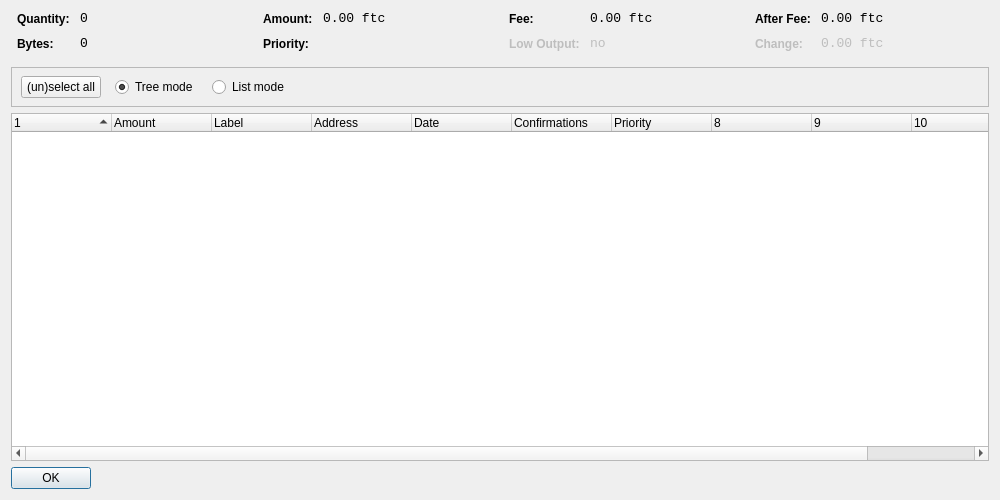
<?xml version="1.0" encoding="UTF-8"?>
<ui version="4.0">
 <class>CoinControlDialog</class>
 <widget class="QDialog" name="CoinControlDialog">
  <property name="geometry">
   <rect>
    <x>0</x>
    <y>0</y>
    <width>1000</width>
    <height>500</height>
   </rect>
  </property>
  <property name="windowTitle">
   <string>Coin Control</string>
  </property>
  <layout class="QVBoxLayout" name="verticalLayout">
   <item>
    <layout class="QHBoxLayout" name="horizontalLayoutTop" stretch="0,0,0,0">
     <property name="topMargin">
      <number>0</number>
     </property>
     <property name="bottomMargin">
      <number>10</number>
     </property>
     <item>
      <layout class="QFormLayout" name="formLayoutCoinControl1">
       <property name="horizontalSpacing">
        <number>10</number>
       </property>
       <property name="verticalSpacing">
        <number>10</number>
       </property>
       <property name="leftMargin">
        <number>6</number>
       </property>
       <property name="rightMargin">
        <number>6</number>
       </property>
       <item row="0" column="0">
        <widget class="QLabel" name="labelCoinControlQuantityText">
         <property name="styleSheet">
          <string notr="true">font-weight:bold;</string>
         </property>
         <property name="text">
          <string>Quantity:</string>
         </property>
        </widget>
       </item>
       <item row="0" column="1">
        <widget class="QLabel" name="labelCoinControlQuantity">
         <property name="font">
          <font>
           <family>Monospace</family>
           <pointsize>10</pointsize>
          </font>
         </property>
         <property name="cursor">
          <cursorShape>IBeamCursor</cursorShape>
         </property>
         <property name="contextMenuPolicy">
          <enum>Qt::ActionsContextMenu</enum>
         </property>
         <property name="text">
          <string notr="true">0</string>
         </property>
         <property name="textInteractionFlags">
          <set>Qt::LinksAccessibleByMouse|Qt::TextSelectableByKeyboard|Qt::TextSelectableByMouse</set>
         </property>
        </widget>
       </item>
       <item row="1" column="0">
        <widget class="QLabel" name="labelCoinControlBytesText">
         <property name="styleSheet">
          <string notr="true">font-weight:bold;</string>
         </property>
         <property name="text">
          <string>Bytes:</string>
         </property>
        </widget>
       </item>
       <item row="1" column="1">
        <widget class="QLabel" name="labelCoinControlBytes">
         <property name="font">
          <font>
           <family>Monospace</family>
           <pointsize>10</pointsize>
          </font>
         </property>
         <property name="cursor">
          <cursorShape>IBeamCursor</cursorShape>
         </property>
         <property name="contextMenuPolicy">
          <enum>Qt::ActionsContextMenu</enum>
         </property>
         <property name="text">
          <string notr="true">0</string>
         </property>
         <property name="textInteractionFlags">
          <set>Qt::LinksAccessibleByMouse|Qt::TextSelectableByKeyboard|Qt::TextSelectableByMouse</set>
         </property>
        </widget>
       </item>
      </layout>
     </item>
     <item>
      <layout class="QFormLayout" name="formLayoutCoinControl2">
       <property name="horizontalSpacing">
        <number>10</number>
       </property>
       <property name="verticalSpacing">
        <number>10</number>
       </property>
       <property name="leftMargin">
        <number>6</number>
       </property>
       <property name="rightMargin">
        <number>6</number>
       </property>
       <item row="0" column="0">
        <widget class="QLabel" name="labelCoinControlAmountText">
         <property name="styleSheet">
          <string notr="true">font-weight:bold;</string>
         </property>
         <property name="text">
          <string>Amount:</string>
         </property>
        </widget>
       </item>
       <item row="0" column="1">
        <widget class="QLabel" name="labelCoinControlAmount">
         <property name="font">
          <font>
           <family>Monospace</family>
           <pointsize>10</pointsize>
          </font>
         </property>
         <property name="cursor">
          <cursorShape>IBeamCursor</cursorShape>
         </property>
         <property name="contextMenuPolicy">
          <enum>Qt::ActionsContextMenu</enum>
         </property>
         <property name="text">
          <string notr="true">0.00 ftc</string>
         </property>
         <property name="textInteractionFlags">
          <set>Qt::LinksAccessibleByMouse|Qt::TextSelectableByKeyboard|Qt::TextSelectableByMouse</set>
         </property>
        </widget>
       </item>
       <item row="1" column="0">
        <widget class="QLabel" name="labelCoinControlPriorityText">
         <property name="styleSheet">
          <string notr="true">font-weight:bold;</string>
         </property>
         <property name="text">
          <string>Priority:</string>
         </property>
        </widget>
       </item>
       <item row="1" column="1">
        <widget class="QLabel" name="labelCoinControlPriority">
         <property name="font">
          <font>
           <family>Monospace</family>
           <pointsize>10</pointsize>
          </font>
         </property>
         <property name="cursor">
          <cursorShape>IBeamCursor</cursorShape>
         </property>
         <property name="contextMenuPolicy">
          <enum>Qt::ActionsContextMenu</enum>
         </property>
         <property name="text">
          <string/>
         </property>
         <property name="textInteractionFlags">
          <set>Qt::LinksAccessibleByMouse|Qt::TextSelectableByKeyboard|Qt::TextSelectableByMouse</set>
         </property>
        </widget>
       </item>
      </layout>
     </item>
     <item>
      <layout class="QFormLayout" name="formLayoutCoinControl3">
       <property name="horizontalSpacing">
        <number>10</number>
       </property>
       <property name="verticalSpacing">
        <number>10</number>
       </property>
       <property name="leftMargin">
        <number>6</number>
       </property>
       <property name="rightMargin">
        <number>6</number>
       </property>
       <item row="0" column="0">
        <widget class="QLabel" name="labelCoinControlFeeText">
         <property name="styleSheet">
          <string notr="true">font-weight:bold;</string>
         </property>
         <property name="text">
          <string>Fee:</string>
         </property>
        </widget>
       </item>
       <item row="0" column="1">
        <widget class="QLabel" name="labelCoinControlFee">
         <property name="font">
          <font>
           <family>Monospace</family>
           <pointsize>10</pointsize>
          </font>
         </property>
         <property name="cursor">
          <cursorShape>IBeamCursor</cursorShape>
         </property>
         <property name="contextMenuPolicy">
          <enum>Qt::ActionsContextMenu</enum>
         </property>
         <property name="text">
          <string notr="true">0.00 ftc</string>
         </property>
         <property name="textInteractionFlags">
          <set>Qt::LinksAccessibleByMouse|Qt::TextSelectableByKeyboard|Qt::TextSelectableByMouse</set>
         </property>
        </widget>
       </item>
       <item row="1" column="0">
        <widget class="QLabel" name="labelCoinControlLowOutputText">
         <property name="enabled">
          <bool>false</bool>
         </property>
         <property name="styleSheet">
          <string notr="true">font-weight:bold;</string>
         </property>
         <property name="text">
          <string>Low Output:</string>
         </property>
        </widget>
       </item>
       <item row="1" column="1">
        <widget class="QLabel" name="labelCoinControlLowOutput">
         <property name="enabled">
          <bool>false</bool>
         </property>
         <property name="font">
          <font>
           <family>Monospace</family>
           <pointsize>10</pointsize>
          </font>
         </property>
         <property name="cursor">
          <cursorShape>IBeamCursor</cursorShape>
         </property>
         <property name="contextMenuPolicy">
          <enum>Qt::ActionsContextMenu</enum>
         </property>
         <property name="text">
          <string notr="true">no</string>
         </property>
         <property name="textInteractionFlags">
          <set>Qt::LinksAccessibleByMouse|Qt::TextSelectableByKeyboard|Qt::TextSelectableByMouse</set>
         </property>
        </widget>
       </item>
      </layout>
     </item>
     <item>
      <layout class="QFormLayout" name="formLayoutCoinControl4">
       <property name="horizontalSpacing">
        <number>10</number>
       </property>
       <property name="verticalSpacing">
        <number>10</number>
       </property>
       <property name="leftMargin">
        <number>6</number>
       </property>
       <property name="rightMargin">
        <number>6</number>
       </property>
       <item row="0" column="0">
        <widget class="QLabel" name="labelCoinControlAfterFeeText">
         <property name="styleSheet">
          <string notr="true">font-weight:bold;</string>
         </property>
         <property name="text">
          <string>After Fee:</string>
         </property>
        </widget>
       </item>
       <item row="0" column="1">
        <widget class="QLabel" name="labelCoinControlAfterFee">
         <property name="font">
          <font>
           <family>Monospace</family>
           <pointsize>10</pointsize>
          </font>
         </property>
         <property name="cursor">
          <cursorShape>IBeamCursor</cursorShape>
         </property>
         <property name="contextMenuPolicy">
          <enum>Qt::ActionsContextMenu</enum>
         </property>
         <property name="text">
          <string notr="true">0.00 ftc</string>
         </property>
         <property name="textInteractionFlags">
          <set>Qt::LinksAccessibleByMouse|Qt::TextSelectableByKeyboard|Qt::TextSelectableByMouse</set>
         </property>
        </widget>
       </item>
       <item row="1" column="0">
        <widget class="QLabel" name="labelCoinControlChangeText">
         <property name="enabled">
          <bool>false</bool>
         </property>
         <property name="styleSheet">
          <string notr="true">font-weight:bold;</string>
         </property>
         <property name="text">
          <string>Change:</string>
         </property>
        </widget>
       </item>
       <item row="1" column="1">
        <widget class="QLabel" name="labelCoinControlChange">
         <property name="enabled">
          <bool>false</bool>
         </property>
         <property name="font">
          <font>
           <family>Monospace</family>
           <pointsize>10</pointsize>
          </font>
         </property>
         <property name="cursor">
          <cursorShape>IBeamCursor</cursorShape>
         </property>
         <property name="contextMenuPolicy">
          <enum>Qt::ActionsContextMenu</enum>
         </property>
         <property name="text">
          <string notr="true">0.00 ftc</string>
         </property>
         <property name="textInteractionFlags">
          <set>Qt::LinksAccessibleByMouse|Qt::TextSelectableByKeyboard|Qt::TextSelectableByMouse</set>
         </property>
        </widget>
       </item>
      </layout>
     </item>
    </layout>
   </item>
   <item>
    <widget class="QFrame" name="frame">
     <property name="minimumSize">
      <size>
       <width>0</width>
       <height>40</height>
      </size>
     </property>
     <property name="frameShape">
      <enum>QFrame::StyledPanel</enum>
     </property>
     <property name="frameShadow">
      <enum>QFrame::Sunken</enum>
     </property>
     <widget class="QWidget" name="horizontalLayoutWidget">
      <property name="geometry">
       <rect>
        <x>10</x>
        <y>0</y>
        <width>781</width>
        <height>41</height>
       </rect>
      </property>
      <layout class="QHBoxLayout" name="horizontalLayoutPanel" stretch="0,0,0,0,0">
       <property name="spacing">
        <number>14</number>
       </property>
       <item>
        <widget class="QPushButton" name="pushButtonSelectAll">
         <property name="sizePolicy">
          <sizepolicy hsizetype="Maximum" vsizetype="Fixed">
           <horstretch>0</horstretch>
           <verstretch>0</verstretch>
          </sizepolicy>
         </property>
         <property name="text">
          <string>(un)select all</string>
         </property>
        </widget>
       </item>
       <item>
        <widget class="QRadioButton" name="radioTreeMode">
         <property name="sizePolicy">
          <sizepolicy hsizetype="Maximum" vsizetype="Fixed">
           <horstretch>0</horstretch>
           <verstretch>0</verstretch>
          </sizepolicy>
         </property>
         <property name="text">
          <string>Tree mode</string>
         </property>
         <property name="checked">
          <bool>true</bool>
         </property>
        </widget>
       </item>
       <item>
        <widget class="QRadioButton" name="radioListMode">
         <property name="sizePolicy">
          <sizepolicy hsizetype="Maximum" vsizetype="Fixed">
           <horstretch>0</horstretch>
           <verstretch>0</verstretch>
          </sizepolicy>
         </property>
         <property name="text">
          <string>List mode</string>
         </property>
        </widget>
       </item>
       <item>
        <spacer name="horizontalSpacer">
         <property name="orientation">
          <enum>Qt::Horizontal</enum>
         </property>
         <property name="sizeHint" stdset="0">
          <size>
           <width>40</width>
           <height>20</height>
          </size>
         </property>
        </spacer>
       </item>
      </layout>
     </widget>
    </widget>
   </item>
   <item>
    <widget class="CoinControlTreeWidget" name="treeWidget">
     <property name="contextMenuPolicy">
      <enum>Qt::CustomContextMenu</enum>
     </property>
     <property name="sortingEnabled">
      <bool>false</bool>
     </property>
     <property name="columnCount">
      <number>11</number>
     </property>
     <attribute name="headerShowSortIndicator" stdset="0">
      <bool>true</bool>
     </attribute>
     <attribute name="headerStretchLastSection">
      <bool>false</bool>
     </attribute>
     <column>
      <property name="text">
       <string/>
      </property>
     </column>
     <column>
      <property name="text">
       <string>Amount</string>
      </property>
     </column>
     <column>
      <property name="text">
       <string>Label</string>
      </property>
     </column>
     <column>
      <property name="text">
       <string>Address</string>
      </property>
     </column>
     <column>
      <property name="text">
       <string>Date</string>
      </property>
     </column>
     <column>
      <property name="text">
       <string>Confirmations</string>
      </property>
      <property name="toolTip">
       <string>Confirmed</string>
      </property>
     </column>
     <column>
      <property name="text">
       <string>Priority</string>
      </property>
     </column>
     <column>
      <property name="text">
       <string/>
      </property>
     </column>
     <column>
      <property name="text">
       <string/>
      </property>
     </column>
     <column>
      <property name="text">
       <string/>
      </property>
     </column>
     <column>
      <property name="text">
       <string/>
      </property>
     </column>
    </widget>
   </item>
   <item>
    <widget class="QDialogButtonBox" name="buttonBox">
     <property name="sizePolicy">
      <sizepolicy hsizetype="Maximum" vsizetype="Fixed">
       <horstretch>0</horstretch>
       <verstretch>0</verstretch>
      </sizepolicy>
     </property>
     <property name="orientation">
      <enum>Qt::Horizontal</enum>
     </property>
     <property name="standardButtons">
      <set>QDialogButtonBox::Ok</set>
     </property>
    </widget>
   </item>
  </layout>
 </widget>
 <customwidgets>
  <customwidget>
   <class>CoinControlTreeWidget</class>
   <extends>QTreeWidget</extends>
   <header>coincontroltreewidget.h</header>
  </customwidget>
 </customwidgets>
 <resources/>
 <connections/>
</ui>
